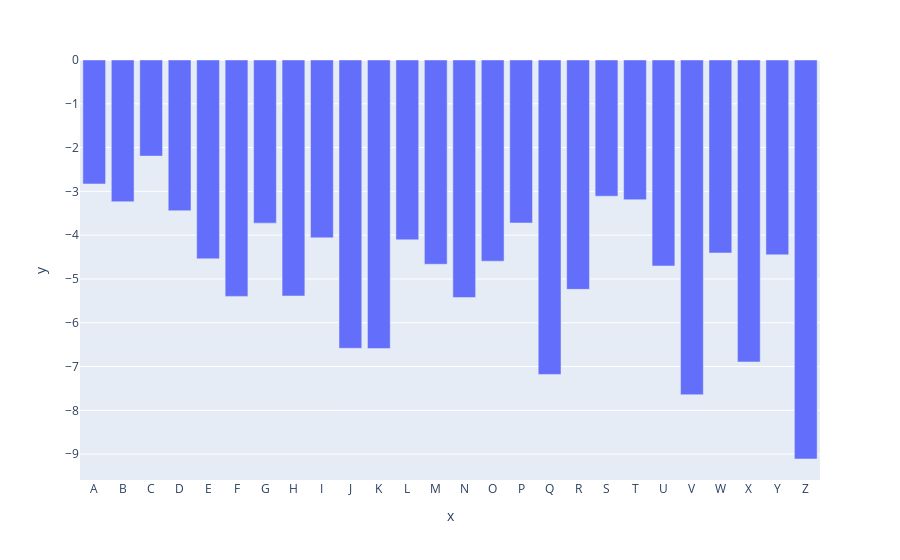

Write notebook code for a chart like this one.
### Markdown cell above
# Visualize Predictions

### Code cell
import plotly.express as px

probe_weights = torch.stack([probe_weights_tensor[i].fc.weight for i in probe_weights_tensor.keys()])
probe_biases = torch.stack([probe_weights_tensor[i].fc.bias for i in probe_weights_tensor.keys()])

cat_eff_embed = eff_embed[0,model.to_single_token(" class")]
print(cat_eff_embed.shape)
cat_probe_activations = probe_weights @ cat_eff_embed + probe_biases
px.bar(x=probe_weights_tensor.keys(), y=cat_probe_activations.squeeze().detach().cpu().numpy())

### Figure 1 — Plotly figure (JSON) as saved in the notebook; plotly's stock layout.template omitted (floating-point values rounded to 4 significant figures)
{"data": [{"alignmentgroup": "True", "hovertemplate": "x=%{x}<br>y=%{y}<extra></extra>", "legendgroup": "", "marker": {"color": "#636efa", "pattern": {"shape": ""}}, "name": "", "offsetgroup": "", "orientation": "v", "showlegend": false, "textposition": "auto", "type": "bar", "x": ["A", "B", "C", "D", "E", "F", "G", "H", "I", "J", "K", "L", "M", "N", "O", "P", "Q", "R", "S", "T", "U", "V", "W", "X", "Y", "Z"], "xaxis": "x", "y": [-2.831, -3.237, -2.195, -3.443, -4.541, -5.398, -3.726, -5.39, -4.061, -6.584, -6.59, -4.106, -4.665, -5.423, -4.595, -3.722, -7.181, -5.238, -3.111, -3.191, -4.704, -7.643, -4.408, -6.896, -4.449, -9.112], "yaxis": "y"}], "layout": {"barmode": "relative", "legend": {"tracegroupgap": 0}, "margin": {"t": 60}, "xaxis": {"anchor": "y", "domain": [0, 1], "title": {"text": "x"}}, "yaxis": {"anchor": "x", "domain": [0, 1], "title": {"text": "y"}}}}
